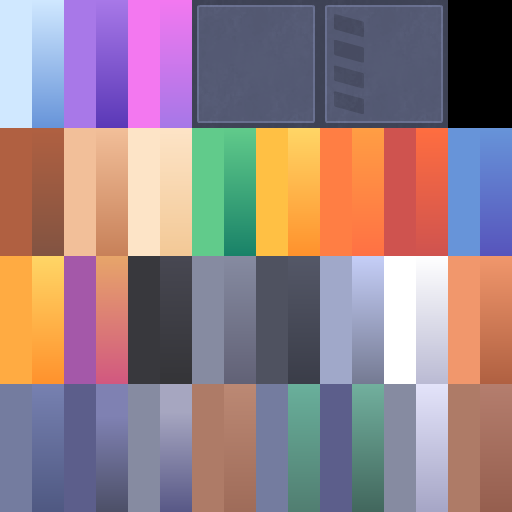
#> input picture assets/models/space/colormap.png, 512 x 512 px, found by its file name
$ python recolor_priesthood.py
#> lines starting #> are read from the running program, lines starting #| are printed output that depends on the picture; after the words box and inside, x2 and y2 are one past the last pixel; in counts of white or black regions, pixels touching at a corner belong together
"""Recolor the dungeon colormap into the priesthood faction copy.

Reads the pristine dungeon atlas and writes a recolored copy into the
priesthood folder: brown dirt/rubble hues -> cool stone gray. Reproducible
regardless of the current state of the destination (always sources dungeon).
"""
import numpy as np
from PIL import Image

src = "assets/models/dungeon/Textures/colormap.png"
path = "assets/models/factions/priesthood/Textures/colormap.png"
img = Image.open(src).convert("RGBA")
#> img is the input picture: PIL image 512x512 RGBA; mean R, G, B, A 150.2, 128.1, 134, 255
arr = np.asarray(img).astype(np.float32) / 255.0
rgb = arr[..., :3]
out = rgb.copy()

r, g, b = rgb[..., 0], rgb[..., 1], rgb[..., 2]
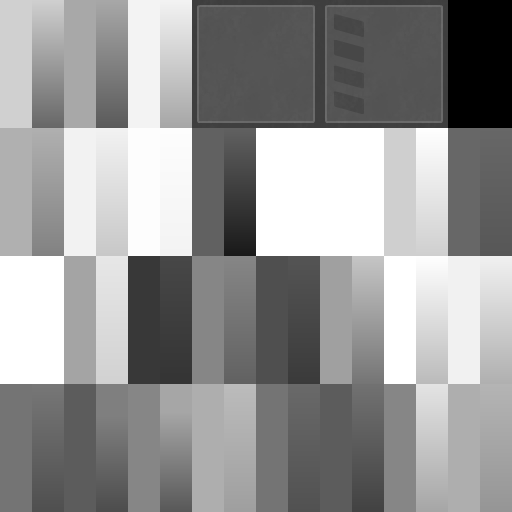
#> r: shape (512, 512) float32; min 0, max 1, mean 0.589
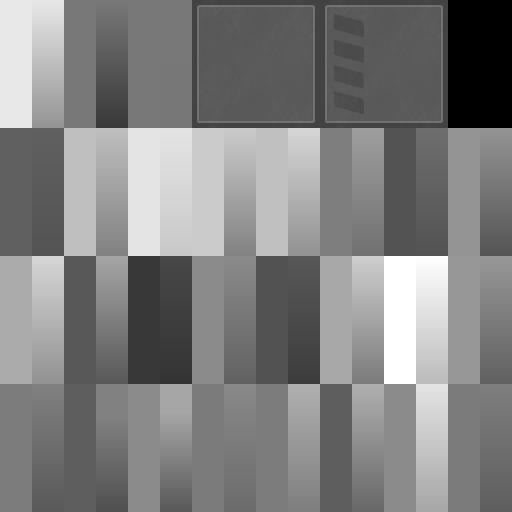
#> g: shape (512, 512) float32; min 0, max 1, mean 0.502
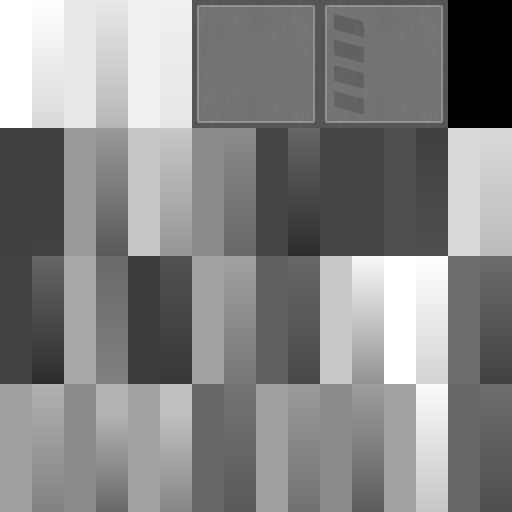
#> b: shape (512, 512) float32; min 0, max 1, mean 0.526

# Priesthood is all-stone: it wants NO warm/earthy tones anywhere. Target browns,
# tans, oranges AND dark/low-saturation rubble rocks by CHANNEL ORDERING rather
# than a saturation threshold. Earthy tones are "warm": red >= green >= blue with
# a real red-over-blue spread. Cool stone (blue >= red) and greens (green > red)
# are left untouched, so walls keep their blue-gray stone look.
warm = (r >= g - 0.02) & (g >= b - 0.02) & ((r - b) > 0.045)
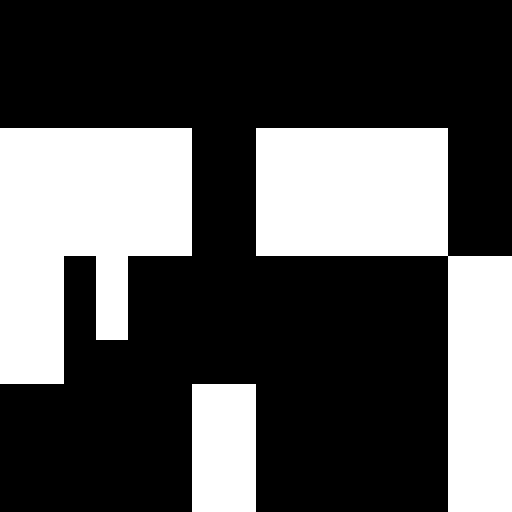
#> warm: shape (512, 512) bool; 32.3% white; 3 white regions, box (x1, y1, x2, y2) and area: (256, 128, 512, 512) 40960, (0, 128, 192, 384) 35456, (192, 384, 256, 512) 8192
# Exclude near-pure reds (banner/accent): brown keeps green between r and b.
not_red = (g - b) > 0.02
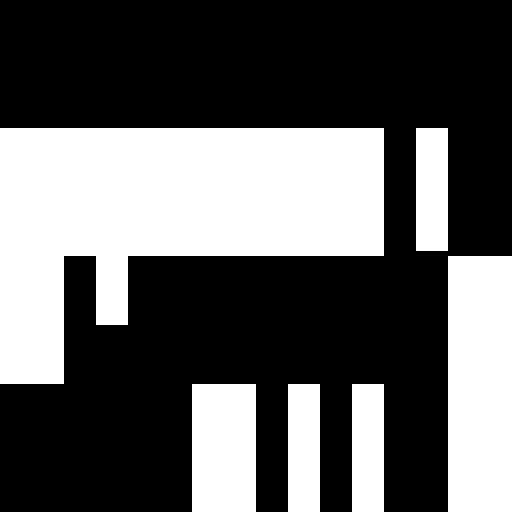
#> not_red: shape (512, 512) bool; 36.7% white; 6 white regions, box (x1, y1, x2, y2) and area: (0, 128, 384, 384) 59552, (448, 256, 512, 512) 16384, (192, 384, 256, 512) 8192, (288, 384, 320, 512) 4096, (352, 384, 384, 512) 4096, (416, 128, 448, 251) 3936
earthy = warm & not_red
#> earthy: shape (512, 512) bool; 30.5% white; 5 white regions, box (x1, y1, x2, y2) and area: (0, 128, 192, 384) 34976, (256, 128, 384, 256) 16384, (448, 256, 512, 512) 16384, (192, 384, 256, 512) 8192, (416, 128, 448, 251) 3936

# Neutralize to cool stone-gray: keep luminance, drop saturation, slight blue lift.
lum = 0.299 * r + 0.587 * g + 0.114 * b
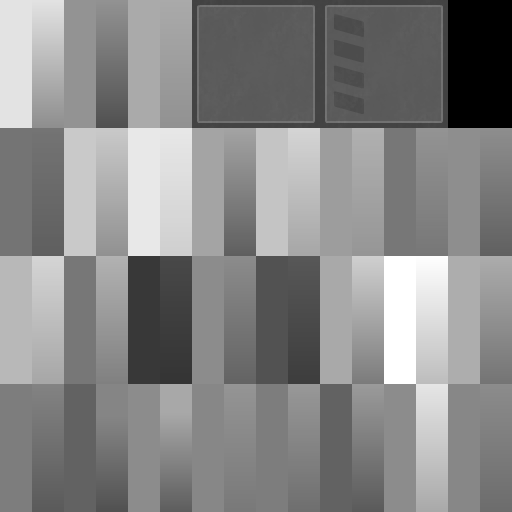
#> lum: shape (512, 512) float32; min 0, max 1, mean 0.531
gray = np.stack([lum * 0.97, lum * 0.99, lum * 1.04], axis=-1)
gray = np.clip(gray, 0, 1)

for c in range(3):
    out[..., c] = np.where(earthy, gray[..., c], rgb[..., c])
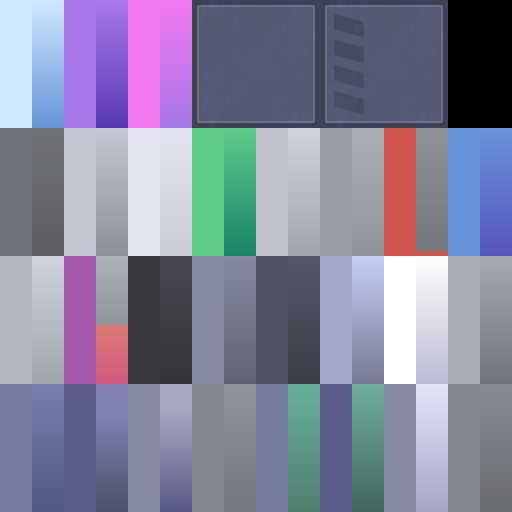
#> out: shape (512, 512, 3) float32; mean R, G, B 0.515, 0.52, 0.612

arr[..., :3] = out
res = (np.clip(arr, 0, 1) * 255.0).round().astype(np.uint8)
Image.fromarray(res, "RGBA").save(path)
print("recolored pixels:", int(earthy.sum()), "of", earthy.size)
#| recolored pixels: 79872 of 262144

$ run again, with assets/models/space/variation-a.png copied over assets/models/space/colormap.png
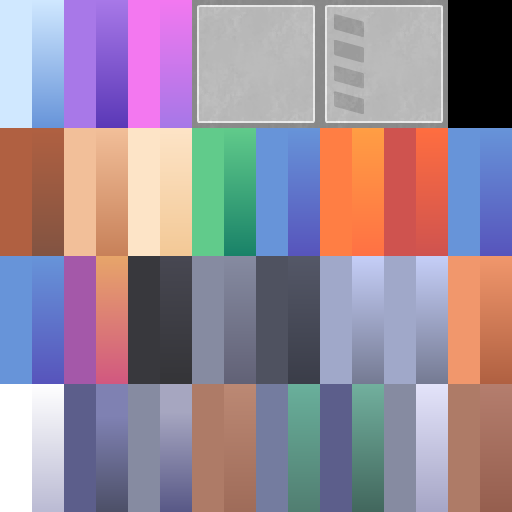
#> input picture assets/models/space/variation-a.png, 512 x 512 px, found by its file name
#> img is the input picture: PIL image 512x512 RGBA; mean R, G, B, A 154.2, 138.1, 152.5, 255
#> `warm = (r >= g - 0.02) & (g >= b - 0.02) & ((r - b) > 0.045)`:
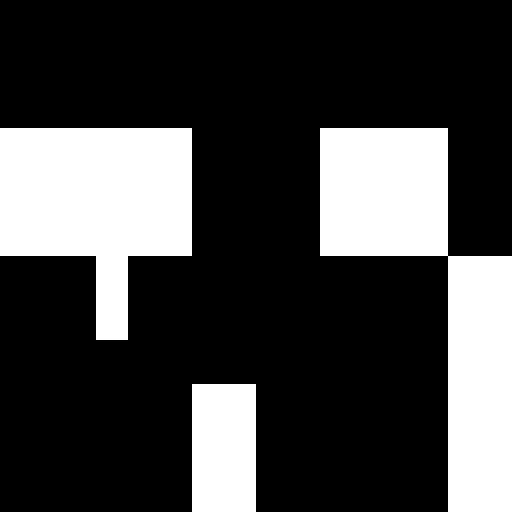
#> warm: shape (512, 512) bool; 26% white; 3 white regions, box (x1, y1, x2, y2) and area: (320, 128, 512, 512) 32768, (0, 128, 192, 340) 27264, (192, 384, 256, 512) 8192
#> not_red: shape (512, 512) bool; 30.5% white; 7 white regions, largest, box (x1, y1, x2, y2) and area: (0, 128, 256, 325) 34976, (448, 256, 512, 512) 16384, (320, 128, 384, 256) 8192
#> earthy: shape (512, 512) bool; 24.2% white; 5 white regions, box (x1, y1, x2, y2) and area: (0, 128, 192, 325) 26784, (448, 256, 512, 512) 16384, (320, 128, 384, 256) 8192, (192, 384, 256, 512) 8192, (416, 128, 448, 251) 3936
#> after the loop `for c in range(3):`:
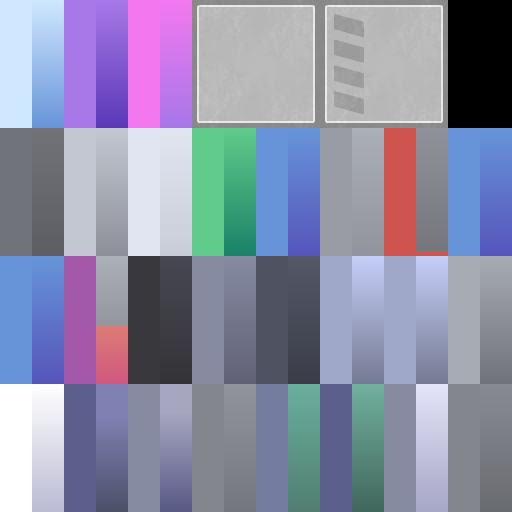
#> out: shape (512, 512, 3) float32; mean R, G, B 0.548, 0.557, 0.653
#| recolored pixels: 63488 of 262144

$ run again, with assets/models/space/variation-b.png copied over assets/models/space/colormap.png
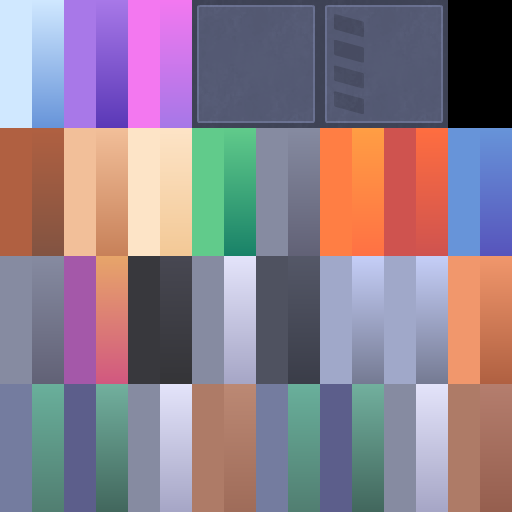
#> input picture assets/models/space/variation-b.png, 512 x 512 px, found by its file name
#> img is the input picture: PIL image 512x512 RGBA; mean R, G, B, A 141.4, 125.9, 139.1, 255
#> `warm = (r >= g - 0.02) & (g >= b - 0.02) & ((r - b) > 0.045)`:
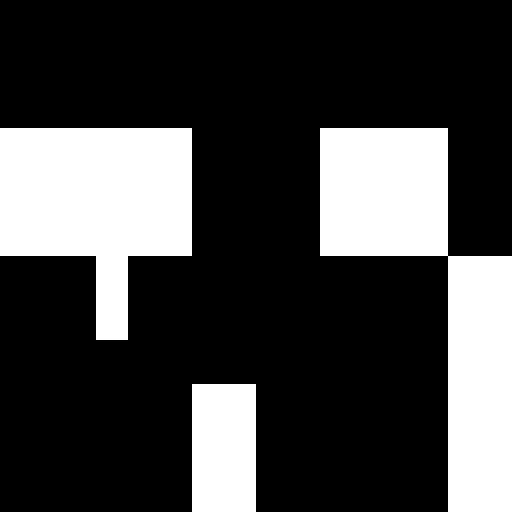
#> warm: shape (512, 512) bool; 26% white; 3 white regions, box (x1, y1, x2, y2) and area: (320, 128, 512, 512) 32768, (0, 128, 192, 340) 27264, (192, 384, 256, 512) 8192
#> not_red: shape (512, 512) bool; 33.6% white; 9 white regions, largest, box (x1, y1, x2, y2) and area: (0, 128, 256, 325) 34976, (448, 256, 512, 512) 16384, (320, 128, 384, 256) 8192
#> earthy: shape (512, 512) bool; 24.2% white; 5 white regions, box (x1, y1, x2, y2) and area: (0, 128, 192, 325) 26784, (448, 256, 512, 512) 16384, (320, 128, 384, 256) 8192, (192, 384, 256, 512) 8192, (416, 128, 448, 251) 3936
#> after the loop `for c in range(3):`:
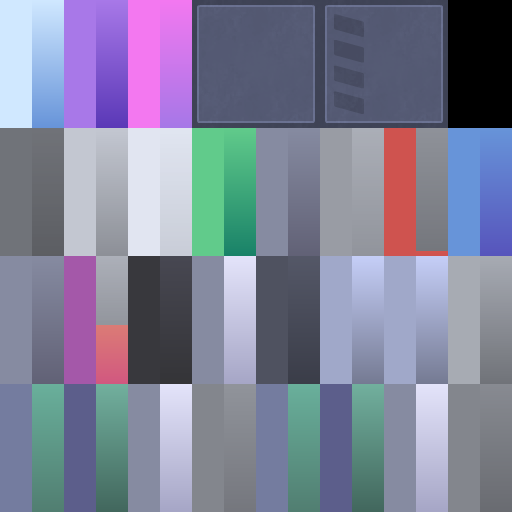
#> out: shape (512, 512, 3) float32; mean R, G, B 0.498, 0.509, 0.6
#| recolored pixels: 63488 of 262144
